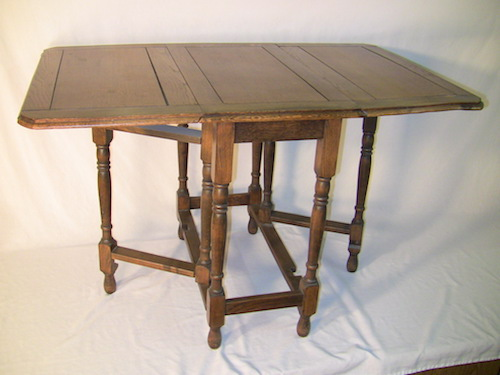
#> input picture machine_learning/82/table.jpg, 500 x 375 px
$ python star_sift.py
#> lines starting #> are read from the running program, lines starting #| are printed output that depends on the picture; after the words box and inside, x2 and y2 are one past the last pixel; in counts of white or black regions, pixels touching at a corner belong together
import numpy as np
import cv2
import matplotlib.pyplot as mp
original_image = cv2.imread('table.jpg')
#> original_image is the input picture: shape (375, 500, 3); mean B, G, R 157.7, 169.6, 182.9
cv2.imshow('Original Image', original_image)
detector = cv2.xfeatures2d.StarDetector_create()
keypoints = detector.detect(original_image, None)
#> keypoints = 151 keypoints; strongest (x, y, size): (239, 215, 16), (243, 151, 16), (295, 239, 22), (241, 182, 16)
detector = cv2.xfeatures2d.SIFT_create()
print(len(keypoints))
#| 151
keypoints, desc = detector.compute(original_image, keypoints)
print(len(keypoints), desc.shape)
#| 151 (151, 128)
sift_image = original_image.copy()
cv2.drawKeypoints(original_image, keypoints, sift_image,
	flags=cv2.DRAW_MATCHES_FLAGS_DRAW_RICH_KEYPOINTS)
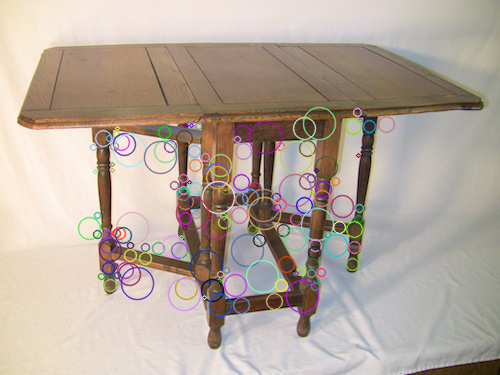
#> sift_image: shape (375, 500, 3); 8.01% of pixels changed, all inside (x1, y1, x2, y2) = (77, 106, 396, 318)
cv2.imshow('Star-SIFT Image', sift_image)
mp.matshow(desc, cmap='jet')
mp.gcf().set_facecolor(np.ones(3) * 240 / 255)
mp.title('Description', fontsize=20)
mp.xlabel('Feature', fontsize=14)
mp.ylabel('Sample', fontsize=14)
mp.tick_params(labelsize=10)
mp.show()
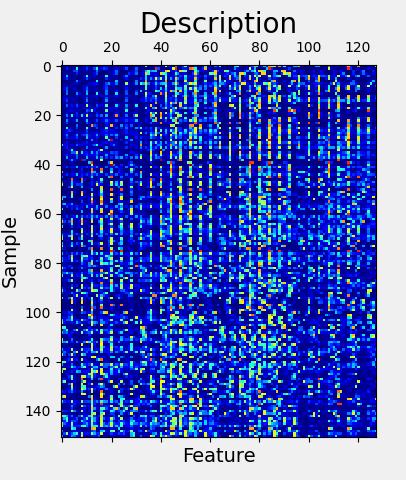
#> figure drawn by matplotlib, 1 panel
